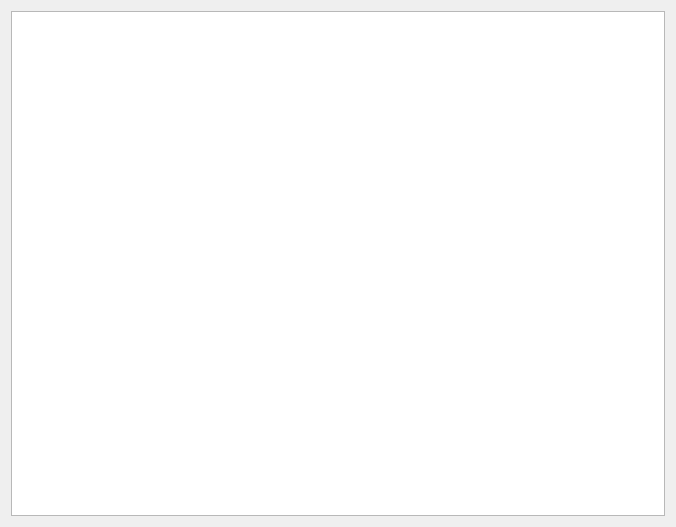
<?xml version="1.0" encoding="UTF-8"?>
<ui version="4.0">
 <class>MyPlainEditor</class>
 <widget class="QWidget" name="MyPlainEditor">
  <property name="geometry">
   <rect>
    <x>0</x>
    <y>0</y>
    <width>676</width>
    <height>527</height>
   </rect>
  </property>
  <property name="windowTitle">
   <string>MyPlainEditor</string>
  </property>
  <layout class="QGridLayout" name="gridLayout">
   <item row="0" column="0">
    <widget class="QPlainTextEdit" name="plainTextEdit"/>
   </item>
  </layout>
 </widget>
 <layoutdefault spacing="6" margin="11"/>
 <resources/>
 <connections/>
</ui>
